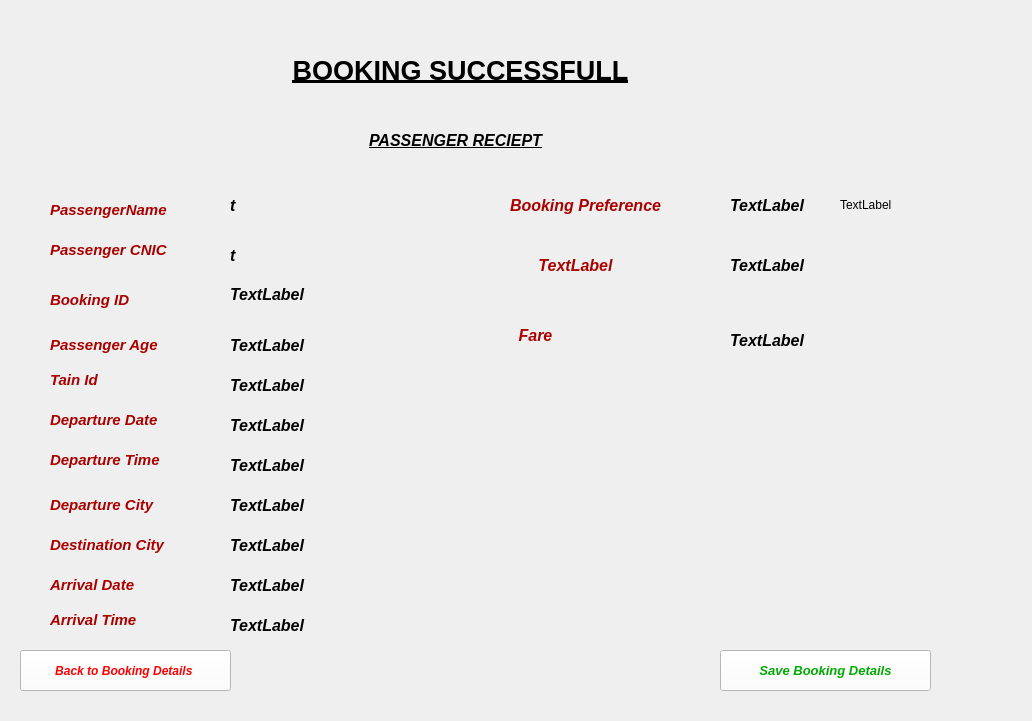
<?xml version="1.0" encoding="UTF-8"?>
<ui version="4.0">
 <class>Form</class>
 <widget class="QWidget" name="Form">
  <property name="geometry">
   <rect>
    <x>0</x>
    <y>0</y>
    <width>1032</width>
    <height>721</height>
   </rect>
  </property>
  <property name="font">
   <font>
    <pointsize>20</pointsize>
    <bold>true</bold>
   </font>
  </property>
  <property name="windowTitle">
   <string>Form</string>
  </property>
  <property name="styleSheet">
   <string notr="true"/>
  </property>
  <widget class="QLabel" name="label">
   <property name="geometry">
    <rect>
     <x>260</x>
     <y>50</y>
     <width>401</width>
     <height>41</height>
    </rect>
   </property>
   <property name="font">
    <font>
     <pointsize>20</pointsize>
     <bold>false</bold>
    </font>
   </property>
   <property name="styleSheet">
    <string notr="true"/>
   </property>
   <property name="text">
    <string>&lt;!DOCTYPE HTML PUBLIC &quot;-//W3C//DTD HTML 4.0//EN&quot; &quot;http://www.w3.org/TR/REC-html40/strict.dtd&quot;&gt;
&lt;html&gt;&lt;head&gt;&lt;meta name=&quot;qrichtext&quot; content=&quot;1&quot; /&gt;&lt;meta charset=&quot;utf-8&quot; /&gt;&lt;style type=&quot;text/css&quot;&gt;
p, li { white-space: pre-wrap; }
&lt;/style&gt;&lt;/head&gt;&lt;body style=&quot; font-family:'Segoe UI'; font-size:20pt; font-weight:400; font-style:normal;&quot;&gt;
&lt;p align=&quot;center&quot; style=&quot; margin-top:0px; margin-bottom:0px; margin-left:0px; margin-right:0px; -qt-block-indent:0; text-indent:0px;&quot;&gt;&lt;span style=&quot; font-weight:700; text-decoration: underline; color:#000000;&quot;&gt;BOOKING SUCCESSFULL&lt;/span&gt;&lt;/p&gt;&lt;/body&gt;&lt;/html&gt;</string>
   </property>
  </widget>
  <widget class="QLabel" name="label_2">
   <property name="geometry">
    <rect>
     <x>340</x>
     <y>120</y>
     <width>231</width>
     <height>41</height>
    </rect>
   </property>
   <property name="font">
    <font>
     <pointsize>12</pointsize>
     <italic>true</italic>
     <bold>false</bold>
    </font>
   </property>
   <property name="styleSheet">
    <string notr="true"/>
   </property>
   <property name="text">
    <string>&lt;html&gt;&lt;head/&gt;&lt;body&gt;&lt;p align=&quot;center&quot;&gt;&lt;span style=&quot; font-weight:700; text-decoration: underline; color:#000000;&quot;&gt;PASSENGER RECIEPT&lt;/span&gt;&lt;/p&gt;&lt;/body&gt;&lt;/html&gt;</string>
   </property>
  </widget>
  <widget class="QLabel" name="label_3">
   <property name="geometry">
    <rect>
     <x>50</x>
     <y>200</y>
     <width>161</width>
     <height>20</height>
    </rect>
   </property>
   <property name="font">
    <font>
     <pointsize>11</pointsize>
     <italic>true</italic>
     <bold>true</bold>
    </font>
   </property>
   <property name="text">
    <string>&lt;html&gt;&lt;head/&gt;&lt;body&gt;&lt;p&gt;&lt;span style=&quot; color:#aa0000;&quot;&gt;PassengerName&lt;/span&gt;&lt;/p&gt;&lt;/body&gt;&lt;/html&gt;</string>
   </property>
  </widget>
  <widget class="QLabel" name="nameLabel">
   <property name="geometry">
    <rect>
     <x>230</x>
     <y>190</y>
     <width>221</width>
     <height>31</height>
    </rect>
   </property>
   <property name="font">
    <font>
     <pointsize>12</pointsize>
     <italic>true</italic>
     <bold>false</bold>
    </font>
   </property>
   <property name="styleSheet">
    <string notr="true"/>
   </property>
   <property name="text">
    <string>&lt;html&gt;&lt;head/&gt;&lt;body&gt;&lt;p&gt;&lt;span style=&quot; font-weight:700;&quot;&gt;t&lt;/span&gt;&lt;/p&gt;&lt;/body&gt;&lt;/html&gt;</string>
   </property>
  </widget>
  <widget class="QLabel" name="label_5">
   <property name="geometry">
    <rect>
     <x>50</x>
     <y>240</y>
     <width>151</width>
     <height>20</height>
    </rect>
   </property>
   <property name="font">
    <font>
     <pointsize>11</pointsize>
     <italic>true</italic>
     <bold>true</bold>
    </font>
   </property>
   <property name="text">
    <string>&lt;html&gt;&lt;head/&gt;&lt;body&gt;&lt;p&gt;&lt;span style=&quot; color:#aa0000;&quot;&gt;Passenger CNIC&lt;/span&gt;&lt;/p&gt;&lt;/body&gt;&lt;/html&gt;</string>
   </property>
  </widget>
  <widget class="QLabel" name="cnicLabel">
   <property name="geometry">
    <rect>
     <x>230</x>
     <y>240</y>
     <width>260</width>
     <height>31</height>
    </rect>
   </property>
   <property name="font">
    <font>
     <pointsize>12</pointsize>
     <italic>true</italic>
     <bold>false</bold>
    </font>
   </property>
   <property name="text">
    <string>&lt;html&gt;&lt;head/&gt;&lt;body&gt;&lt;p&gt;&lt;span style=&quot; font-weight:700;&quot;&gt;t&lt;/span&gt;&lt;/p&gt;&lt;/body&gt;&lt;/html&gt;</string>
   </property>
  </widget>
  <widget class="QLabel" name="label_7">
   <property name="geometry">
    <rect>
     <x>50</x>
     <y>410</y>
     <width>151</width>
     <height>20</height>
    </rect>
   </property>
   <property name="font">
    <font>
     <pointsize>11</pointsize>
     <italic>true</italic>
     <bold>true</bold>
    </font>
   </property>
   <property name="text">
    <string>&lt;html&gt;&lt;head/&gt;&lt;body&gt;&lt;p&gt;&lt;span style=&quot; color:#aa0000;&quot;&gt;Departure Date&lt;/span&gt;&lt;/p&gt;&lt;/body&gt;&lt;/html&gt;</string>
   </property>
  </widget>
  <widget class="QLabel" name="departureDateLabel">
   <property name="geometry">
    <rect>
     <x>230</x>
     <y>410</y>
     <width>131</width>
     <height>31</height>
    </rect>
   </property>
   <property name="font">
    <font>
     <pointsize>12</pointsize>
     <italic>true</italic>
     <bold>false</bold>
    </font>
   </property>
   <property name="text">
    <string>&lt;html&gt;&lt;head/&gt;&lt;body&gt;&lt;p&gt;&lt;span style=&quot; font-weight:700;&quot;&gt;TextLabel&lt;/span&gt;&lt;/p&gt;&lt;/body&gt;&lt;/html&gt;</string>
   </property>
  </widget>
  <widget class="QLabel" name="label_9">
   <property name="geometry">
    <rect>
     <x>50</x>
     <y>490</y>
     <width>151</width>
     <height>31</height>
    </rect>
   </property>
   <property name="font">
    <font>
     <pointsize>11</pointsize>
     <italic>true</italic>
     <bold>true</bold>
    </font>
   </property>
   <property name="text">
    <string>&lt;html&gt;&lt;head/&gt;&lt;body&gt;&lt;p&gt;&lt;span style=&quot; color:#aa0000;&quot;&gt;Departure City&lt;/span&gt;&lt;/p&gt;&lt;/body&gt;&lt;/html&gt;</string>
   </property>
  </widget>
  <widget class="QLabel" name="departureCityLabel">
   <property name="geometry">
    <rect>
     <x>230</x>
     <y>490</y>
     <width>141</width>
     <height>31</height>
    </rect>
   </property>
   <property name="font">
    <font>
     <pointsize>12</pointsize>
     <italic>true</italic>
     <bold>false</bold>
    </font>
   </property>
   <property name="text">
    <string>&lt;html&gt;&lt;head/&gt;&lt;body&gt;&lt;p&gt;&lt;span style=&quot; font-weight:700;&quot;&gt;TextLabel&lt;/span&gt;&lt;/p&gt;&lt;/body&gt;&lt;/html&gt;</string>
   </property>
  </widget>
  <widget class="QLabel" name="label_11">
   <property name="geometry">
    <rect>
     <x>50</x>
     <y>530</y>
     <width>171</width>
     <height>30</height>
    </rect>
   </property>
   <property name="font">
    <font>
     <pointsize>11</pointsize>
     <italic>true</italic>
     <bold>true</bold>
    </font>
   </property>
   <property name="text">
    <string>&lt;html&gt;&lt;head/&gt;&lt;body&gt;&lt;p&gt;&lt;span style=&quot; color:#aa0000;&quot;&gt;Destination City&lt;/span&gt;&lt;/p&gt;&lt;/body&gt;&lt;/html&gt;</string>
   </property>
  </widget>
  <widget class="QLabel" name="destinationCityLabel">
   <property name="geometry">
    <rect>
     <x>230</x>
     <y>530</y>
     <width>121</width>
     <height>31</height>
    </rect>
   </property>
   <property name="font">
    <font>
     <pointsize>12</pointsize>
     <italic>true</italic>
     <bold>false</bold>
    </font>
   </property>
   <property name="text">
    <string>&lt;html&gt;&lt;head/&gt;&lt;body&gt;&lt;p&gt;&lt;span style=&quot; font-weight:700;&quot;&gt;TextLabel&lt;/span&gt;&lt;/p&gt;&lt;/body&gt;&lt;/html&gt;</string>
   </property>
  </widget>
  <widget class="QLabel" name="label_13">
   <property name="geometry">
    <rect>
     <x>50</x>
     <y>610</y>
     <width>131</width>
     <height>20</height>
    </rect>
   </property>
   <property name="font">
    <font>
     <pointsize>11</pointsize>
     <italic>true</italic>
     <bold>true</bold>
    </font>
   </property>
   <property name="text">
    <string>&lt;html&gt;&lt;head/&gt;&lt;body&gt;&lt;p&gt;&lt;span style=&quot; color:#aa0000;&quot;&gt;Arrival Time&lt;/span&gt;&lt;/p&gt;&lt;/body&gt;&lt;/html&gt;</string>
   </property>
  </widget>
  <widget class="QLabel" name="arrivalTimeLabel">
   <property name="geometry">
    <rect>
     <x>230</x>
     <y>610</y>
     <width>141</width>
     <height>31</height>
    </rect>
   </property>
   <property name="font">
    <font>
     <pointsize>12</pointsize>
     <italic>true</italic>
     <bold>false</bold>
    </font>
   </property>
   <property name="text">
    <string>&lt;html&gt;&lt;head/&gt;&lt;body&gt;&lt;p&gt;&lt;span style=&quot; font-weight:700;&quot;&gt;TextLabel&lt;/span&gt;&lt;/p&gt;&lt;/body&gt;&lt;/html&gt;</string>
   </property>
  </widget>
  <widget class="QLabel" name="label_15">
   <property name="geometry">
    <rect>
     <x>510</x>
     <y>190</y>
     <width>201</width>
     <height>31</height>
    </rect>
   </property>
   <property name="font">
    <font>
     <pointsize>12</pointsize>
     <italic>true</italic>
     <bold>true</bold>
    </font>
   </property>
   <property name="text">
    <string>&lt;html&gt;&lt;head/&gt;&lt;body&gt;&lt;p&gt;&lt;span style=&quot; color:#aa0000;&quot;&gt;Booking Preference&lt;/span&gt;&lt;/p&gt;&lt;/body&gt;&lt;/html&gt;</string>
   </property>
  </widget>
  <widget class="QLabel" name="seatberthLabel">
   <property name="geometry">
    <rect>
     <x>730</x>
     <y>190</y>
     <width>101</width>
     <height>31</height>
    </rect>
   </property>
   <property name="font">
    <font>
     <pointsize>12</pointsize>
     <italic>true</italic>
     <bold>false</bold>
    </font>
   </property>
   <property name="text">
    <string>&lt;html&gt;&lt;head/&gt;&lt;body&gt;&lt;p&gt;&lt;span style=&quot; font-weight:700;&quot;&gt;TextLabel&lt;/span&gt;&lt;/p&gt;&lt;/body&gt;&lt;/html&gt;</string>
   </property>
  </widget>
  <widget class="QLabel" name="label_17">
   <property name="geometry">
    <rect>
     <x>50</x>
     <y>370</y>
     <width>71</width>
     <height>20</height>
    </rect>
   </property>
   <property name="font">
    <font>
     <pointsize>11</pointsize>
     <italic>true</italic>
     <bold>true</bold>
    </font>
   </property>
   <property name="text">
    <string>&lt;html&gt;&lt;head/&gt;&lt;body&gt;&lt;p&gt;&lt;span style=&quot; color:#aa0000;&quot;&gt;Tain Id&lt;/span&gt;&lt;/p&gt;&lt;/body&gt;&lt;/html&gt;</string>
   </property>
  </widget>
  <widget class="QLabel" name="trainIdLabel">
   <property name="geometry">
    <rect>
     <x>230</x>
     <y>370</y>
     <width>141</width>
     <height>31</height>
    </rect>
   </property>
   <property name="font">
    <font>
     <pointsize>12</pointsize>
     <italic>true</italic>
     <bold>false</bold>
    </font>
   </property>
   <property name="text">
    <string>&lt;html&gt;&lt;head/&gt;&lt;body&gt;&lt;p&gt;&lt;span style=&quot; font-weight:700;&quot;&gt;TextLabel&lt;/span&gt;&lt;/p&gt;&lt;/body&gt;&lt;/html&gt;</string>
   </property>
  </widget>
  <widget class="QLabel" name="label_19">
   <property name="geometry">
    <rect>
     <x>500</x>
     <y>320</y>
     <width>71</width>
     <height>31</height>
    </rect>
   </property>
   <property name="font">
    <font>
     <pointsize>12</pointsize>
     <italic>true</italic>
     <bold>true</bold>
    </font>
   </property>
   <property name="text">
    <string>&lt;html&gt;&lt;head/&gt;&lt;body&gt;&lt;p align=&quot;center&quot;&gt;&lt;span style=&quot; color:#aa0000;&quot;&gt;Fare&lt;/span&gt;&lt;/p&gt;&lt;/body&gt;&lt;/html&gt;</string>
   </property>
  </widget>
  <widget class="QLabel" name="fareLabel">
   <property name="geometry">
    <rect>
     <x>730</x>
     <y>320</y>
     <width>101</width>
     <height>41</height>
    </rect>
   </property>
   <property name="font">
    <font>
     <pointsize>12</pointsize>
     <italic>true</italic>
     <bold>false</bold>
    </font>
   </property>
   <property name="text">
    <string>&lt;html&gt;&lt;head/&gt;&lt;body&gt;&lt;p&gt;&lt;span style=&quot; font-weight:700;&quot;&gt;TextLabel&lt;/span&gt;&lt;/p&gt;&lt;/body&gt;&lt;/html&gt;</string>
   </property>
  </widget>
  <widget class="QLabel" name="label_4">
   <property name="geometry">
    <rect>
     <x>50</x>
     <y>450</y>
     <width>151</width>
     <height>20</height>
    </rect>
   </property>
   <property name="font">
    <font>
     <pointsize>11</pointsize>
     <italic>true</italic>
     <bold>true</bold>
    </font>
   </property>
   <property name="text">
    <string>&lt;html&gt;&lt;head/&gt;&lt;body&gt;&lt;p&gt;&lt;span style=&quot; color:#aa0000;&quot;&gt;Departure Time&lt;/span&gt;&lt;/p&gt;&lt;/body&gt;&lt;/html&gt;</string>
   </property>
  </widget>
  <widget class="QLabel" name="departureTimeLabel">
   <property name="geometry">
    <rect>
     <x>230</x>
     <y>450</y>
     <width>141</width>
     <height>31</height>
    </rect>
   </property>
   <property name="font">
    <font>
     <pointsize>12</pointsize>
     <italic>true</italic>
     <bold>false</bold>
    </font>
   </property>
   <property name="text">
    <string>&lt;html&gt;&lt;head/&gt;&lt;body&gt;&lt;p&gt;&lt;span style=&quot; font-weight:700;&quot;&gt;TextLabel&lt;/span&gt;&lt;/p&gt;&lt;/body&gt;&lt;/html&gt;</string>
   </property>
  </widget>
  <widget class="QLabel" name="label_6">
   <property name="geometry">
    <rect>
     <x>50</x>
     <y>570</y>
     <width>131</width>
     <height>31</height>
    </rect>
   </property>
   <property name="font">
    <font>
     <pointsize>11</pointsize>
     <italic>true</italic>
     <bold>true</bold>
    </font>
   </property>
   <property name="text">
    <string>&lt;html&gt;&lt;head/&gt;&lt;body&gt;&lt;p&gt;&lt;span style=&quot; color:#aa0000;&quot;&gt;Arrival Date&lt;/span&gt;&lt;/p&gt;&lt;/body&gt;&lt;/html&gt;</string>
   </property>
  </widget>
  <widget class="QLabel" name="arrivalDateLabel">
   <property name="geometry">
    <rect>
     <x>230</x>
     <y>570</y>
     <width>121</width>
     <height>31</height>
    </rect>
   </property>
   <property name="font">
    <font>
     <pointsize>12</pointsize>
     <italic>true</italic>
     <bold>false</bold>
    </font>
   </property>
   <property name="text">
    <string>&lt;html&gt;&lt;head/&gt;&lt;body&gt;&lt;p&gt;&lt;span style=&quot; font-weight:700;&quot;&gt;TextLabel&lt;/span&gt;&lt;/p&gt;&lt;/body&gt;&lt;/html&gt;</string>
   </property>
  </widget>
  <widget class="QLabel" name="seatberthLabel_2">
   <property name="geometry">
    <rect>
     <x>510</x>
     <y>250</y>
     <width>131</width>
     <height>31</height>
    </rect>
   </property>
   <property name="font">
    <font>
     <pointsize>12</pointsize>
     <italic>true</italic>
     <bold>true</bold>
    </font>
   </property>
   <property name="styleSheet">
    <string notr="true">color: rgb(255, 0, 0);
color: rgb(170, 0, 0);</string>
   </property>
   <property name="text">
    <string>&lt;html&gt;&lt;head/&gt;&lt;body&gt;&lt;p align=&quot;center&quot;&gt;&lt;span style=&quot; color:#aa0000;&quot;&gt;TextLabel&lt;/span&gt;&lt;/p&gt;&lt;/body&gt;&lt;/html&gt;</string>
   </property>
  </widget>
  <widget class="QLabel" name="seatberthNumber">
   <property name="geometry">
    <rect>
     <x>730</x>
     <y>250</y>
     <width>91</width>
     <height>31</height>
    </rect>
   </property>
   <property name="font">
    <font>
     <pointsize>12</pointsize>
     <italic>true</italic>
     <bold>false</bold>
    </font>
   </property>
   <property name="text">
    <string>&lt;html&gt;&lt;head/&gt;&lt;body&gt;&lt;p&gt;&lt;span style=&quot; font-weight:700;&quot;&gt;TextLabel&lt;/span&gt;&lt;/p&gt;&lt;/body&gt;&lt;/html&gt;</string>
   </property>
  </widget>
  <widget class="QPushButton" name="backToBookingButton">
   <property name="geometry">
    <rect>
     <x>20</x>
     <y>650</y>
     <width>211</width>
     <height>41</height>
    </rect>
   </property>
   <property name="font">
    <font>
     <pointsize>9</pointsize>
     <italic>true</italic>
     <bold>true</bold>
    </font>
   </property>
   <property name="styleSheet">
    <string notr="true">color: rgb(255, 0, 0);
font: 700 italic 9pt &quot;Segoe UI&quot;;
background-color: rgb(255, 255, 255);
border-color: rgb(255, 0, 0);</string>
   </property>
   <property name="text">
    <string>Back to Booking Details </string>
   </property>
  </widget>
  <widget class="QPushButton" name="SaveBookingDetailsButton">
   <property name="geometry">
    <rect>
     <x>720</x>
     <y>650</y>
     <width>211</width>
     <height>41</height>
    </rect>
   </property>
   <property name="font">
    <font>
     <pointsize>10</pointsize>
     <italic>true</italic>
     <bold>true</bold>
    </font>
   </property>
   <property name="styleSheet">
    <string notr="true">color: rgb(0, 170, 0);;
background-color: rgb(255, 255, 255);
border-color: rgb(0, 170, 0);</string>
   </property>
   <property name="text">
    <string>Save Booking Details</string>
   </property>
  </widget>
  <widget class="QLabel" name="label_8">
   <property name="geometry">
    <rect>
     <x>50</x>
     <y>330</y>
     <width>141</width>
     <height>31</height>
    </rect>
   </property>
   <property name="font">
    <font>
     <pointsize>11</pointsize>
     <italic>true</italic>
     <bold>true</bold>
    </font>
   </property>
   <property name="text">
    <string>&lt;html&gt;&lt;head/&gt;&lt;body&gt;&lt;p&gt;&lt;span style=&quot; color:#aa0000;&quot;&gt;Passenger Age&lt;/span&gt;&lt;/p&gt;&lt;/body&gt;&lt;/html&gt;</string>
   </property>
  </widget>
  <widget class="QLabel" name="passengerAgeLabel">
   <property name="geometry">
    <rect>
     <x>230</x>
     <y>330</y>
     <width>141</width>
     <height>31</height>
    </rect>
   </property>
   <property name="font">
    <font>
     <pointsize>12</pointsize>
     <italic>true</italic>
     <bold>false</bold>
    </font>
   </property>
   <property name="text">
    <string>&lt;html&gt;&lt;head/&gt;&lt;body&gt;&lt;p&gt;&lt;span style=&quot; font-weight:700;&quot;&gt;TextLabel&lt;/span&gt;&lt;/p&gt;&lt;/body&gt;&lt;/html&gt;</string>
   </property>
  </widget>
  <widget class="QLabel" name="WnidowOrAisleLabel">
   <property name="geometry">
    <rect>
     <x>840</x>
     <y>190</y>
     <width>101</width>
     <height>30</height>
    </rect>
   </property>
   <property name="font">
    <font>
     <pointsize>9</pointsize>
     <italic>false</italic>
     <bold>false</bold>
    </font>
   </property>
   <property name="styleSheet">
    <string notr="true">font: 9pt &quot;Segoe UI&quot;;</string>
   </property>
   <property name="text">
    <string>TextLabel</string>
   </property>
  </widget>
  <widget class="QLabel" name="label_12">
   <property name="geometry">
    <rect>
     <x>50</x>
     <y>290</y>
     <width>121</width>
     <height>21</height>
    </rect>
   </property>
   <property name="font">
    <font>
     <pointsize>11</pointsize>
     <italic>true</italic>
     <bold>true</bold>
    </font>
   </property>
   <property name="text">
    <string>&lt;html&gt;&lt;head/&gt;&lt;body&gt;&lt;p&gt;&lt;span style=&quot; color:#aa0000;&quot;&gt;Booking ID&lt;/span&gt;&lt;/p&gt;&lt;/body&gt;&lt;/html&gt;</string>
   </property>
  </widget>
  <widget class="QLabel" name="BookingIdLabel">
   <property name="geometry">
    <rect>
     <x>230</x>
     <y>280</y>
     <width>151</width>
     <height>30</height>
    </rect>
   </property>
   <property name="font">
    <font>
     <pointsize>12</pointsize>
     <italic>true</italic>
     <bold>false</bold>
    </font>
   </property>
   <property name="text">
    <string>&lt;html&gt;&lt;head/&gt;&lt;body&gt;&lt;p&gt;&lt;span style=&quot; font-weight:700;&quot;&gt;TextLabel&lt;/span&gt;&lt;/p&gt;&lt;/body&gt;&lt;/html&gt;</string>
   </property>
  </widget>
  <widget class="QLabel" name="label_10">
   <property name="geometry">
    <rect>
     <x>840</x>
     <y>0</y>
     <width>191</width>
     <height>131</height>
    </rect>
   </property>
   <property name="text">
    <string/>
   </property>
   <property name="pixmap">
    <pixmap>recipt background 1.jpg</pixmap>
   </property>
   <property name="scaledContents">
    <bool>true</bool>
   </property>
  </widget>
  <widget class="QLabel" name="label_14">
   <property name="geometry">
    <rect>
     <x>0</x>
     <y>0</y>
     <width>1031</width>
     <height>721</height>
    </rect>
   </property>
   <property name="text">
    <string/>
   </property>
   <property name="pixmap">
    <pixmap>White green recipet.jpg</pixmap>
   </property>
   <property name="scaledContents">
    <bool>true</bool>
   </property>
  </widget>
  <zorder>label_14</zorder>
  <zorder>label_10</zorder>
  <zorder>label</zorder>
  <zorder>label_2</zorder>
  <zorder>label_3</zorder>
  <zorder>nameLabel</zorder>
  <zorder>label_5</zorder>
  <zorder>cnicLabel</zorder>
  <zorder>label_7</zorder>
  <zorder>departureDateLabel</zorder>
  <zorder>label_9</zorder>
  <zorder>departureCityLabel</zorder>
  <zorder>label_11</zorder>
  <zorder>destinationCityLabel</zorder>
  <zorder>label_13</zorder>
  <zorder>arrivalTimeLabel</zorder>
  <zorder>label_15</zorder>
  <zorder>seatberthLabel</zorder>
  <zorder>label_17</zorder>
  <zorder>trainIdLabel</zorder>
  <zorder>label_19</zorder>
  <zorder>fareLabel</zorder>
  <zorder>label_4</zorder>
  <zorder>departureTimeLabel</zorder>
  <zorder>label_6</zorder>
  <zorder>arrivalDateLabel</zorder>
  <zorder>seatberthLabel_2</zorder>
  <zorder>seatberthNumber</zorder>
  <zorder>backToBookingButton</zorder>
  <zorder>SaveBookingDetailsButton</zorder>
  <zorder>label_8</zorder>
  <zorder>passengerAgeLabel</zorder>
  <zorder>WnidowOrAisleLabel</zorder>
  <zorder>label_12</zorder>
  <zorder>BookingIdLabel</zorder>
 </widget>
 <resources/>
 <connections/>
</ui>
